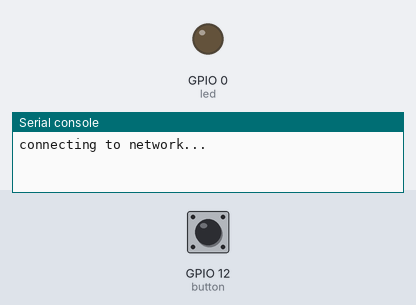
This program was run on a simulated ESP8266 board running MicroPython. Shown: output pins drawn as LEDs (lit = HIGH), the last lines printed to the serial console. Dashed ring = blinking. The test bench sets the inputs (shaded band); at power-on: GPIO 12 (button) HIGH. WiFi joins after 1.5 s; web requests get an empty 200 reply after 0.4 s.

Above: at 2.7 s.
2.8 s: GPIO 12 (button) pulled LOW for 3.2 s
At 4.0 s:
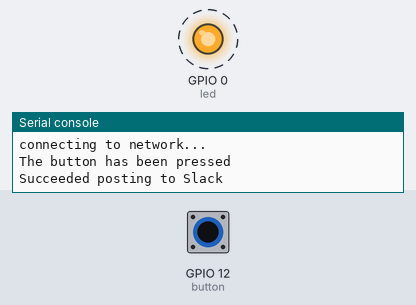
Timing chart, 0 to 8.5 s (numbered marks = the images above; inputs shaded):
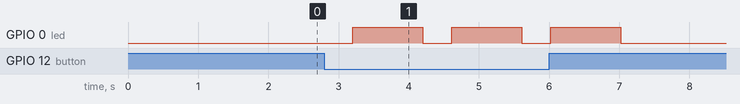

Measured:
- after the input at 2.8 s, GPIO 0 (led): alternates HIGH for 1.0 s and LOW for 0.41 s, 6 changes in all, then stays LOW, starting after 0.40 s

The program:

main.py
```python
import network
import urequests
import time
from machine import Pin

def wifi_connect(ssid, pwd):
    """
    Connect to a wifi 'ssid' with password 'pwd'
    """

    sta_if = network.WLAN(network.STA_IF)
    ap_if = network.WLAN(network.AP_IF)
    if ap_if.active():
        ap_if.active(False)
    if not sta_if.isconnected():
        print('connecting to network...')
        sta_if.active(True)
        sta_if.connect(ssid, pwd)
        while not sta_if.isconnected():
            pass
    return 'IP address: %s' % sta_if.ifconfig()[0]

def to_slack(slack_hook_url, slack_icon_url, slack_message, slack_username):
    """
    Send the 'slack_message' using an incoming webhook
    """
    data = {
            "link_names": 1,
            "icon_url": slack_icon_url,
            "username": slack_username,
            "text": slack_message
           }
    res = urequests.post(slack_hook_url, json=data)
    return res.status_code == 200


if __name__ == "__main__":

    SSID = "<YOUR_SSID>"
    pwd = "<YOUR_PASSWORD>"
    slack_hook_url = "<SLACK_HOOK_URL>"
    slack_icon_url = "<SLACK_ICON_URL>"
    slack_message = "<SLACK_MESSAGE>"
    slack_username = "<SLACK_USERNAME>"
    led_pin = 0 # D3
    button_pin = 12 #D6

    wifi_connect(SSID, pwd)

    led = Pin(led_pin, Pin.OUT)
    button = Pin(button_pin, Pin.IN, Pin.PULL_UP)

    while True:
        # Button pressed
        if not button.value():
            print("The button has been pressed")
            ok = to_slack(slack_hook_url, slack_icon_url, slack_message, slack_username)
            # If succeed, light the LED during 1s
            if ok:
                print("Succeeded posting to Slack")
                led.high()
                time.sleep(1)
            else:
                print("Failed trying to post to Slack")
            led.low()
            time.sleep_ms(10)
```
